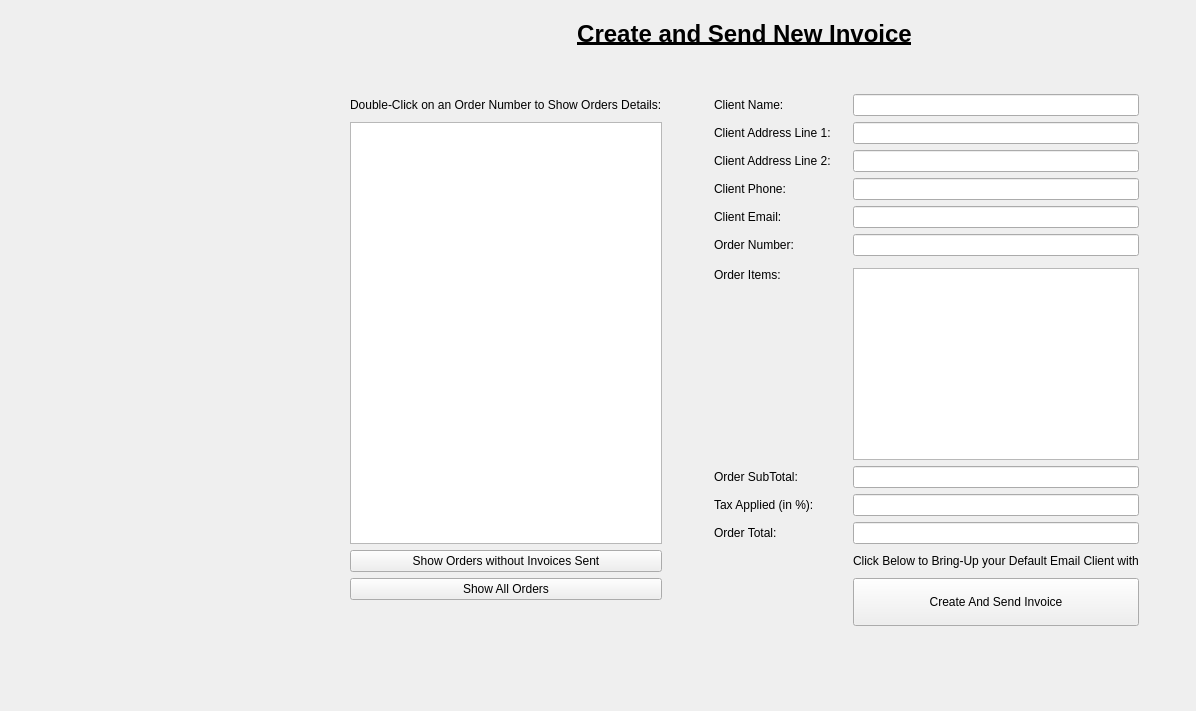
<?xml version="1.0" encoding="UTF-8"?>
<ui version="4.0">
 <class>MainWindow_mainView</class>
 <widget class="QMainWindow" name="MainWindow_mainView">
  <property name="geometry">
   <rect>
    <x>0</x>
    <y>0</y>
    <width>1196</width>
    <height>711</height>
   </rect>
  </property>
  <property name="sizePolicy">
   <sizepolicy hsizetype="Preferred" vsizetype="Expanding">
    <horstretch>0</horstretch>
    <verstretch>0</verstretch>
   </sizepolicy>
  </property>
  <property name="windowTitle">
   <string>MainWindow</string>
  </property>
  <widget class="QWidget" name="centralwidget">
   <widget class="QWidget" name="gridLayoutWidget">
    <property name="geometry">
     <rect>
      <x>310</x>
      <y>20</y>
      <width>871</width>
      <height>683</height>
     </rect>
    </property>
    <layout class="QGridLayout" name="ui_layout_dynamicMainView">
     <item row="1" column="0">
      <layout class="QGridLayout" name="ui_layout_searchEditClients" rowstretch="0,0,0,0,0,0,0,0,0,0,0,0,0,0,0,0,0,0,0,0,0">
       <property name="sizeConstraint">
        <enum>QLayout::SetFixedSize</enum>
       </property>
       <property name="spacing">
        <number>6</number>
       </property>
       <item row="14" column="3">
        <widget class="QLabel" name="ui_label_newInvoiceCandS_orderSubTotal">
         <property name="text">
          <string>Order SubTotal:</string>
         </property>
        </widget>
       </item>
       <item row="14" column="5">
        <widget class="QLineEdit" name="ux_lineEdit_newInvoiceCandS_orderSubTotal"/>
       </item>
       <item row="7" column="3">
        <widget class="QLabel" name="ui_label_newInvoiceCandS_addressLine1">
         <property name="text">
          <string>Client Address Line 1:</string>
         </property>
        </widget>
       </item>
       <item row="10" column="3">
        <widget class="QLabel" name="ui_label_newInvoiceCandS_clientEmail">
         <property name="text">
          <string>Client Email:</string>
         </property>
        </widget>
       </item>
       <item row="1" column="2">
        <spacer name="ui_vSpacer0_newInvoiceCandS">
         <property name="orientation">
          <enum>Qt::Vertical</enum>
         </property>
         <property name="sizeType">
          <enum>QSizePolicy::Fixed</enum>
         </property>
         <property name="sizeHint" stdset="0">
          <size>
           <width>20</width>
           <height>20</height>
          </size>
         </property>
        </spacer>
       </item>
       <item row="8" column="3">
        <widget class="QLabel" name="ui_label_newInvoiceCandS_addressLine2">
         <property name="text">
          <string>Client Address Line 2:</string>
         </property>
        </widget>
       </item>
       <item row="0" column="0">
        <spacer name="ui_hSpacer0_newInvoiceCandS">
         <property name="orientation">
          <enum>Qt::Horizontal</enum>
         </property>
         <property name="sizeType">
          <enum>QSizePolicy::Fixed</enum>
         </property>
         <property name="sizeHint" stdset="0">
          <size>
           <width>40</width>
           <height>20</height>
          </size>
         </property>
        </spacer>
       </item>
       <item row="6" column="4">
        <spacer name="ui_hSpacer2_newInvoiceCandS">
         <property name="orientation">
          <enum>Qt::Horizontal</enum>
         </property>
         <property name="sizeType">
          <enum>QSizePolicy::Fixed</enum>
         </property>
         <property name="sizeHint" stdset="0">
          <size>
           <width>10</width>
           <height>20</height>
          </size>
         </property>
        </spacer>
       </item>
       <item row="2" column="2">
        <spacer name="ui_hSpacer1_newInvoiceCandS">
         <property name="orientation">
          <enum>Qt::Horizontal</enum>
         </property>
         <property name="sizeType">
          <enum>QSizePolicy::Fixed</enum>
         </property>
         <property name="sizeHint" stdset="0">
          <size>
           <width>40</width>
           <height>20</height>
          </size>
         </property>
        </spacer>
       </item>
       <item row="6" column="6">
        <spacer name="ui_hSpacer3_newInvoiceCandS">
         <property name="orientation">
          <enum>Qt::Horizontal</enum>
         </property>
         <property name="sizeHint" stdset="0">
          <size>
           <width>40</width>
           <height>20</height>
          </size>
         </property>
        </spacer>
       </item>
       <item row="0" column="1" colspan="5">
        <widget class="QLabel" name="ui_label_newInvoiceCandS_header">
         <property name="sizePolicy">
          <sizepolicy hsizetype="Preferred" vsizetype="Fixed">
           <horstretch>0</horstretch>
           <verstretch>0</verstretch>
          </sizepolicy>
         </property>
         <property name="font">
          <font>
           <pointsize>18</pointsize>
           <weight>75</weight>
           <bold>true</bold>
           <underline>true</underline>
          </font>
         </property>
         <property name="text">
          <string>Create and Send New Invoice</string>
         </property>
         <property name="alignment">
          <set>Qt::AlignCenter</set>
         </property>
        </widget>
       </item>
       <item row="18" column="1">
        <widget class="QPushButton" name="ux_pButton_newInvoiceCandS_showAllOrders">
         <property name="text">
          <string>Show All Orders</string>
         </property>
        </widget>
       </item>
       <item row="8" column="5">
        <widget class="QLineEdit" name="ux_lineEdit_newInvoiceCandS_address2Out"/>
       </item>
       <item row="7" column="5">
        <widget class="QLineEdit" name="ux_lineEdit_newInvoiceCandS_address1Out"/>
       </item>
       <item row="10" column="5">
        <widget class="QLineEdit" name="ux_lineEdit_newInvoiceCandS_cEmailOut"/>
       </item>
       <item row="9" column="3">
        <widget class="QLabel" name="ui_label_newInvoiceCandS_clientPhone">
         <property name="text">
          <string>Client Phone:</string>
         </property>
        </widget>
       </item>
       <item row="6" column="5">
        <widget class="QLineEdit" name="ux_lineEdit_newInvoiceCandS_cNameOut"/>
       </item>
       <item row="16" column="3">
        <widget class="QLabel" name="ui_label_newInvoiceCandS_orderTotal">
         <property name="text">
          <string>Order Total:</string>
         </property>
        </widget>
       </item>
       <item row="15" column="5">
        <widget class="QLineEdit" name="ux_lineEdit_newInvoiceCandS_taxApplied"/>
       </item>
       <item row="9" column="5">
        <widget class="QLineEdit" name="ux_lineEdit_newInvoiceCandS_cPhoneOut"/>
       </item>
       <item row="15" column="3">
        <widget class="QLabel" name="ui_label_newInvoiceCandS_taxApplied">
         <property name="text">
          <string>Tax Applied (in %):</string>
         </property>
        </widget>
       </item>
       <item row="6" column="3">
        <widget class="QLabel" name="ui_label_newInvoiceCandS_clientName">
         <property name="text">
          <string>Client Name:</string>
         </property>
        </widget>
       </item>
       <item row="13" column="3">
        <widget class="QLabel" name="ui_label_newInvoiceCandS_orderItems">
         <property name="text">
          <string>Order Items:</string>
         </property>
         <property name="alignment">
          <set>Qt::AlignLeading|Qt::AlignLeft|Qt::AlignTop</set>
         </property>
        </widget>
       </item>
       <item row="17" column="1">
        <widget class="QPushButton" name="ux_pButton_newInvoiceCandS_ShowUnsentOrders">
         <property name="text">
          <string>Show Orders without Invoices Sent</string>
         </property>
        </widget>
       </item>
       <item row="19" column="1">
        <spacer name="ui_vSpacer0_newInvoiceCandS_2">
         <property name="orientation">
          <enum>Qt::Vertical</enum>
         </property>
         <property name="sizeType">
          <enum>QSizePolicy::Fixed</enum>
         </property>
         <property name="sizeHint" stdset="0">
          <size>
           <width>20</width>
           <height>20</height>
          </size>
         </property>
        </spacer>
       </item>
       <item row="16" column="5">
        <widget class="QLineEdit" name="ux_lineEdit_newInvoiceCandS_orderTotal"/>
       </item>
       <item row="13" column="5">
        <widget class="QTableView" name="ui_tableView_newInvoiceCandS_orderItems"/>
       </item>
       <item row="6" column="1">
        <widget class="QLabel" name="ui_label_newInvoiceCandS_doubleClickTo">
         <property name="sizePolicy">
          <sizepolicy hsizetype="Preferred" vsizetype="Fixed">
           <horstretch>0</horstretch>
           <verstretch>0</verstretch>
          </sizepolicy>
         </property>
         <property name="text">
          <string>Double-Click on an Order Number to Show Orders Details:</string>
         </property>
        </widget>
       </item>
       <item row="17" column="5">
        <widget class="QLabel" name="ui_label_newInvoiceCandS_clickBelowToSend">
         <property name="text">
          <string>Click Below to Bring-Up your Default Email Client with</string>
         </property>
        </widget>
       </item>
       <item row="11" column="3">
        <widget class="QLabel" name="ui_label_newInvoiceCandS_orderNumber">
         <property name="text">
          <string>Order Number:</string>
         </property>
        </widget>
       </item>
       <item row="7" column="1" rowspan="10">
        <widget class="QListView" name="ui_ListView_newInvoiceCandS_orderSearchList">
         <property name="sizePolicy">
          <sizepolicy hsizetype="Expanding" vsizetype="Expanding">
           <horstretch>0</horstretch>
           <verstretch>0</verstretch>
          </sizepolicy>
         </property>
        </widget>
       </item>
       <item row="11" column="5">
        <widget class="QLineEdit" name="ux_lineEdit_newInvoiceCandS_orderNumber"/>
       </item>
       <item row="20" column="1">
        <spacer name="verticalSpacer_2">
         <property name="orientation">
          <enum>Qt::Vertical</enum>
         </property>
         <property name="sizeHint" stdset="0">
          <size>
           <width>20</width>
           <height>40</height>
          </size>
         </property>
        </spacer>
       </item>
       <item row="18" column="5" rowspan="2">
        <widget class="QPushButton" name="ux_pButton_newInvoiceCandS_createAndSendInvoice">
         <property name="sizePolicy">
          <sizepolicy hsizetype="Minimum" vsizetype="Preferred">
           <horstretch>0</horstretch>
           <verstretch>0</verstretch>
          </sizepolicy>
         </property>
         <property name="text">
          <string>Create And Send Invoice</string>
         </property>
        </widget>
       </item>
      </layout>
     </item>
    </layout>
   </widget>
  </widget>
 </widget>
 <resources/>
 <connections/>
</ui>
